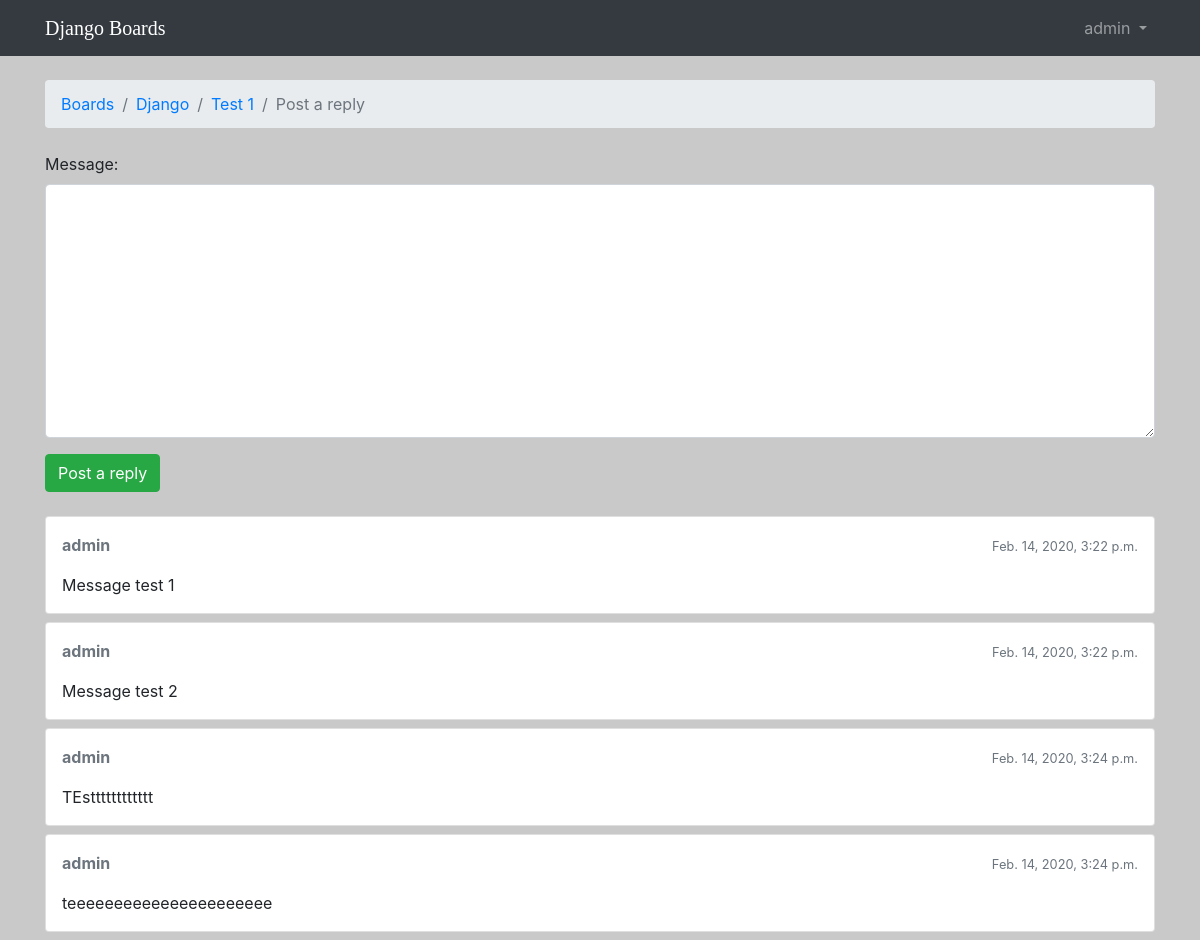
/boards/1/topics/106/reply/ (signed in), run on the app's committed database.
### boards/models.py (models this page shows, shortened)
class Topic(models.Model):
    subject = models.CharField(max_length=255)
    last_updated = models.DateTimeField(auto_now_add=True)
    board = models.ForeignKey(Board, on_delete=models.CASCADE, related_name='topics')
    starter = models.ForeignKey(User, on_delete=models.CASCADE, related_name='topics')
    views = models.PositiveIntegerField(default=0)

class Board(models.Model):
    name = models.CharField(max_length=30, unique=True)
    description = models.CharField(max_length=100)

class Post(models.Model):
    message = models.TextField(max_length=4000)
    topic = models.ForeignKey(Topic, on_delete=models.CASCADE, related_name='posts')
    created_at = models.DateTimeField(auto_now_add=True)
    updated_at = models.DateTimeField(null=True)
    created_by = models.ForeignKey(User, on_delete=models.CASCADE, related_name='posts')
    updated_by = models.ForeignKey(User, on_delete=models.CASCADE, null=True, related_name='+')

### boards/views.py (the view)
# urls.py: url(r'^boards/(?P<pk>\d+)/topics/(?P<topic_pk>\d+)/reply/$', views.reply_topic, name='reply_topic'),
@login_required
def reply_topic(request, pk, topic_pk):
    topic = get_object_or_404(Topic, board__pk=pk, pk=topic_pk)
    if request.method == 'POST':
        form = PostForm(request.POST)
        if form.is_valid():
            post = form.save(commit=False)
            post.topic = topic
            post.created_by = request.user
            post.save()
            return redirect('topic_posts', pk=pk, topic_pk=topic_pk)
    else:
        form = PostForm()
    return render(request, 'reply_topic.html', {'topic': topic, 'form': form})

### boards/forms.py
class PostForm(forms.ModelForm):
    class Meta:
        model = Post
        fields = ['message', ]

### boards/templatetags/form_tags.py (called while the page is built)
@register.filter
def input_class(bound_field):
    css_class = ''
    if bound_field.form.is_bound:
        if bound_field.errors:
            css_class = 'is-invalid'
        elif field_type(bound_field) != 'PasswordInput':
            css_class = 'is-valid'
    return 'form-control {}'.format(css_class)

### templates/reply_topic.html (shortened to what this page needs)
{% extends 'base.html' %}
{% load static %}
{% block breadcrumb %}
  <li class="breadcrumb-item"><a href="{% url 'home' %}">Boards</a></li>
  <li class="breadcrumb-item"><a href="{% url 'board_topics' topic.board.pk %}">{{ topic.board.name }}</a></li>
  <li class="breadcrumb-item"><a href="{% url 'topic_posts' topic.board.pk topic.pk %}">{{ topic.subject }}</a></li>
  <li class="breadcrumb-item active">Post a reply</li>
{% endblock %}
{% block content %}
  <form method="post" class="mb-4">
    {% include 'includes/form.html' %}
    <button type="submit" class="btn btn-success">Post a reply</button>
  </form>
  {% for post in topic.posts.all %}
    <div class="card mb-2">
      <div class="card-body p-3">
        <div class="row mb-3">
          <div class="col-6">
            <strong class="text-muted">{{ post.created_by.username }}</strong>
          </div>
          <div class="col-6 text-right">
            <small class="text-muted">{{ post.created_at }}</small>
          </div>
        </div>
        {{ post.message }}
      </div>
    </div>
  {% endfor %}
{% endblock %}

### templates/base.html (shortened to what this page needs)
{% load static %}
<!DOCTYPE html>
<html>
  <head>
    <link rel="stylesheet" href="{% static 'css/bootstrap.min.css' %}">
    <link rel="stylesheet" href="{% static 'css/app.css' %}">
  </head>
  <body style="background: #c9c9c9">
    {% block body %}
    <nav class="navbar navbar-expand-sm navbar-dark bg-dark">
      <div class="container">
        <a class="navbar-brand" href="{% url 'home' %}">Django Boards</a>
        <div class="collapse navbar-collapse" id="mainMenu">
          {% if user.is_authenticated %}
            <ul class="navbar-nav ml-auto">
              <li class="nav-item dropdown">
                <a class="nav-link dropdown-toggle" href="#" id="userMenu" data-toggle="dropdown" aria-haspopup="true" aria-expanded="false">
                  {{ user.username }}
                </a>
              </li>
            </ul>
          {% else %}
            <form class="form-inline ml-auto">
              <a href="{% url 'login' %}" class="btn btn-outline-secondary">Log in</a>
              <a href="{% url 'signup' %}" class="btn btn-primary ml-2">Sign up</a>
            </form>
          {% endif %}
        </div>
      </div>
    </nav>
    <div class="container">
      <ol class="breadcrumb my-4">
        {% block breadcrumb %}
        {% endblock %}
      </ol>
      {% block content %}
      {% endblock %}
    </div>
    {% endblock body %}
  </body>
</html>

### static/css/app.css (style rules this page uses)
.navbar-brand { font-family: 'Peralta', cursive; }
body { background-image: url(../img/images1.jpg); }

### data on the page
Topic: board.name "Django", subject "Test 1"
Post: created_by.username "admin", created_at "Feb. 14, 2020, 3:22 p.m.", message "Message test 1"
Post: created_by.username "admin", created_at "Feb. 14, 2020, 3:22 p.m.", message "Message test 2"
Post: created_by.username "admin", created_at "Feb. 14, 2020, 3:24 p.m.", message "TEstttttttttttt"
Post: created_by.username "admin", created_at "Feb. 14, 2020, 3:24 p.m.", message "teeeeeeeeeeeeeeeeeeeeee"

### other printed values
{{ user.username }} "admin"
{{ field.label_tag }} "Message:"
